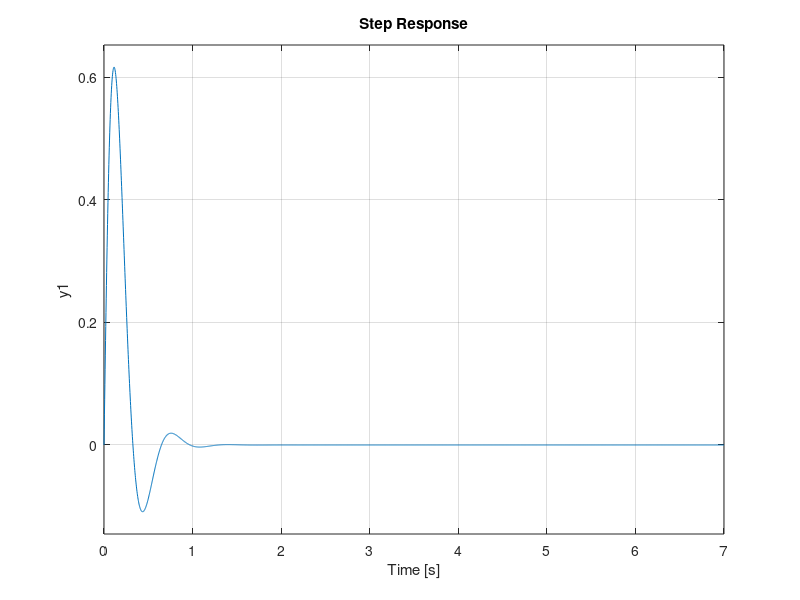
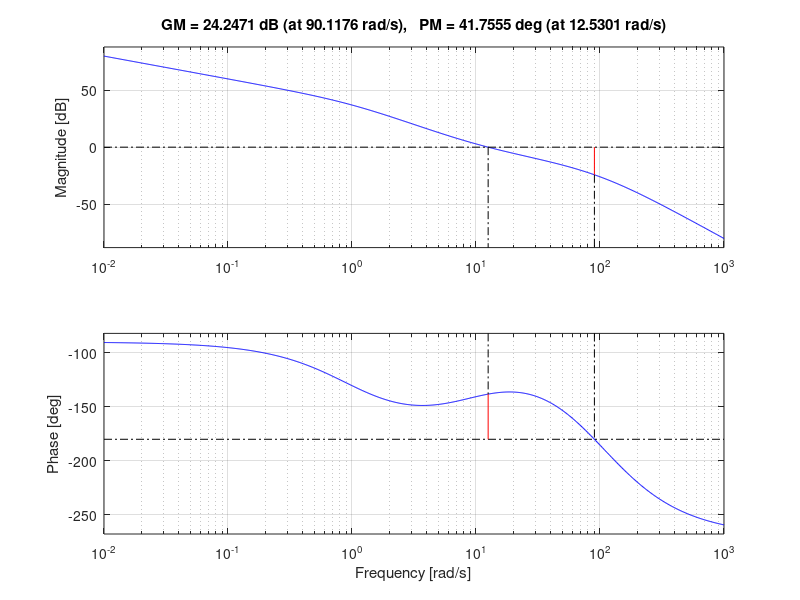

The MATLAB script that drew these images, in order: (Note: this script raises an error after producing the figures.)
%% 4.2 Disturbance Attenuation
% Setup
s = tf('s');
G = 20/((s+1)*((s/20)^2 + s/20 +1));
G_d = 10/(s+1);

[Gm,Pm,Wcg,Wcp] = margin(G_d);

%% 4.2.1
% Improper Design
F_y_1 = G^-1 * ((Wcp)/s);

% Proper Design
% Pole to make it proper
pole_place = 10*Wcp;
F_y_2 = F_y_1*(pole_place^2/(s+pole_place)^2);
ol = F_y_2*G;

margin(ol);

d_to_y = G_d/(1+F_y_2*G);

figure(1);
margin(d_to_y);

figure(2);
step(d_to_y)

%% 4.2.2
% Improper Design
wI = Wcp;
F_y_3 = ((s+wI)/s) * G_d/G;

ol_3 = F_y_3*G;
cl_3 = G_d/(1+ol_3);


% Proper Design (need to add two poles)
pole_placement = 10*wI;
F_y_4 = F_y_3 * (pole_placement)^2/(s+pole_placement)^2;

ol_4 = F_y_4 * G;

cl_4 = G_d / (1+ol_4);

clf();
figure(1);
step(cl_4);

figure(2);
margin(ol_4)


%% 4.2.3
tau = 0.135;
Fr = 1/(1+tau*s);

Fy = F_y_4;
G = G;
Gd = G_d;

ol = Fy*G;

%lead compensation

wc_desired = 12;
pm_desired = 60;

beta = 0.85;
tau_d = 1/(wc_desired*sqrt(beta));

F_lead = (tau_d*s + 1)/(beta*tau_d*s + 1);

% Solve for K
gain = evalfr(G*F_lead*Fy,wc_desired*1i);
K = 1/norm(gain);
% K = 0.75;

F_lead = K*F_lead;

Fy_lead = F_lead*Fy;

% end lead compensation

ol = Fy_lead*G;
cl = Fr*(ol)/(1+ol);

S = 1/(1+ol);
T = 1-S;
u_r = Fy_lead*Fr*S;
u_d = Fy_lead*Gd*S;


clf('reset');

% Check specs for r -> y
figure(1);
step(cl); grid on;
title('Step Response of Output due to Reference'); xlabel('Time'); ylabel('y'); grid on;

figure(2);
margin(ol);

stepinfo(cl)

% Check specs for u -> y
[step_u_r,time_r] = step(u_r, 10);
[step_u_d,time_d] = step(u_d, 10);
step_u_rd = step_u_r + step_u_d;
time = time_r;

figure(3);
hold on
plot(time_r,step_u_r,'b');
plot(time_d,step_u_d,'r');
plot(time,step_u_rd,'k');
hold off
title('Step Response of Input');
xlabel('Time'); ylabel('u'); ylim([0,1.2]); xlim([0,1]); grid on;
legend('Response to Reference Step of 1', 'Response to Disturbance Step of -1', 'Response to Reference & Disturbance Steps of 1 & -1')

% Check specs for d -> y
figure(4);
d_to_y = Gd/(1+ol);
step(d_to_y)
hold on
title('Step Response of Output due to Disturbance');
xlabel('Time');
ylabel('y');
grid on;
hold off

% Check Sensitivity and Complementary Sensitivity
figure(5);
hold on;
bode(S);
bode(T);
hold off;
title('Bode Diagram of S and T');
legend('Sensitivity, S', 'Complementary Sensitivity, T')

[Gm_pls,Pm_pls,Wcg_pls,Wc_pls] = margin(S);
Wc_pls



